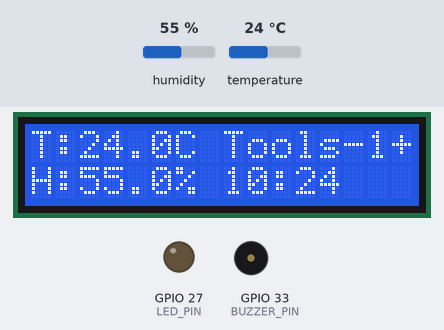
Recording of a sketch running on a simulated ESP32. On the bench: 16×2 character LCD, output pins drawn as LEDs (lit = HIGH), buzzer (waves = sounding, pin HIGH). Inputs (shaded band) come from the test bench; at power-on: humidity 55 %, temperature 24 °C. WiFi joins after 1.5 s; servers stay silent unless stated; uploads are accepted with an empty reply; the local clock reads 2024-03-15 10:24:30 at power-on unless the sketch sets it; what the sketch prints to the serial monitor is not drawn.

Above: at 4.0 s.
4.1 s: humidity set to 78 %
At 6.4 s:
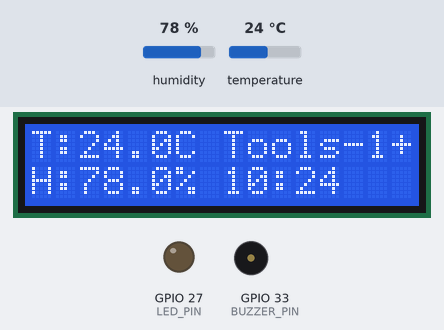
6.9 s: humidity set to 81 %
At 7.8 s:
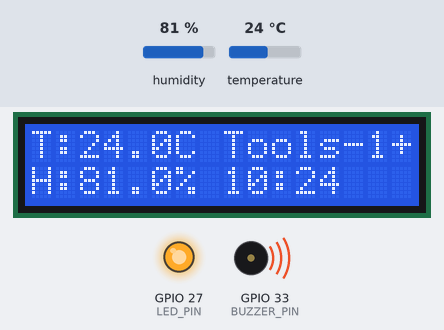
9.7 s: temperature set to 12 °C
At 12.5 s:
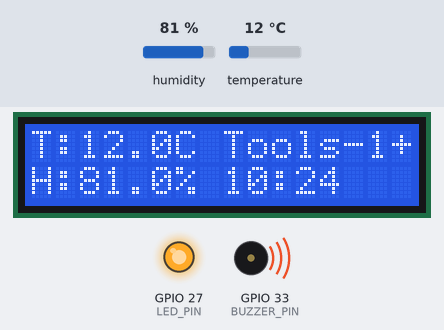
13.2 s: temperature set to 19 °C
At 15.0 s:
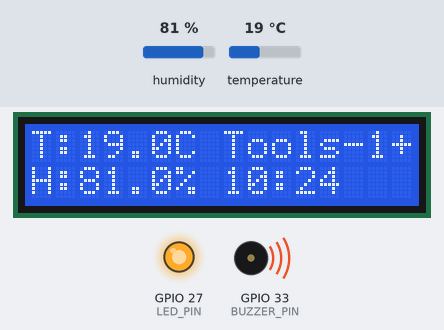
Timing chart, 0 to 16.5 s (numbered marks = the images above; inputs shaded):
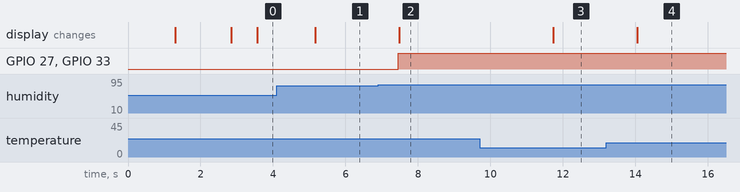

Measured:
- the behaviour switches between 79 and 80 % on humidity (found by bisection; images 1 and 2)
- after the input at 4.1 s, the display: changes after 1.1 s (image 1)
- after the input at 6.9 s, GPIO 27 (LED_PIN), GPIO 33 (BUZZER_PIN): LOW → HIGH after 0.56 s; the display: changes after 0.59 s (image 2)
- after the input at 9.7 s, the display: changes after 2.0 s (image 3)
- after the input at 13.2 s, the display: changes after 0.85 s (image 4)

The sketch:

sketch_aug4c.ino
```cpp
#include <WiFi.h>
#include <HTTPClient.h>
#include <DHT.h>
#include <LiquidCrystal_I2C.h>
#include "time.h"
#include <ArduinoJson.h>

// === CONFIGURATION ===
const int ip = 1;
const String loc = "Ruang Kamar";
const String deviceID = "Tools-" + String(ip);
const String deviceName = "Suhu Ruang | " + loc;

// Endpoint URLs
const char* uploadEndpoint = "http://192.168.100.6/real_time_monitoring/public/upload_data.php";
const String calibrationEndpointBase = String("http://192.168.100.6/real_time_monitoring/public/get_calibration.php?sensor_id=") + deviceID;

// WiFi credentials
const char* ssid = "HENING29";
const char* password = "s1234567s";

// Sensor & peripherals
#define DHTPIN 25
#define DHTTYPE DHT21
DHT dht(DHTPIN, DHTTYPE);

#define LED_PIN 27
#define BUZZER_PIN 33

#define LCDADDR 0x27
LiquidCrystal_I2C lcd(LCDADDR, 16, 2);

// Thresholds
const float TEMP_ALERT_HIGH = 40.0;
const float TEMP_ALERT_LOW  = 38.0;
const float HUM_ALERT_HIGH  = 80.0;
const float HUM_ALERT_LOW   = 78.0;

bool tempAlertActive = false;
bool humAlertActive  = false;

// Timezone / NTP
const long gmtOffsetSec = 7 * 3600;
const int daylightOffsetSec = 0;
const char* ntpServer = "pool.ntp.org";

// Calibration values
float tempCalibration = 0.0;
float humCalibration = 0.0;
unsigned long lastCalibrationFetch = 0;
const unsigned long calibrationInterval = 10 * 60UL * 1000UL;

// Upload control
unsigned long lastUpload = 0;
const unsigned long baselineUploadInterval = 60 * 1000UL;
float lastSentTemp = NAN;
float lastSentHum = NAN;
bool lastUploadSuccess = false;

// Time strings
String dateTime = "";
String lcdFormat = "";

// Custom degree symbol
uint8_t degree[8] = {0x08,0x14,0x14,0x08,0x00,0x00,0x00,0x00};

// URL encode
String urlEncode(const String &str) {
  String encoded = "";
  char buf[4];
  for (size_t i = 0; i < str.length(); i++) {
    char c = str[i];
    if (('a' <= c && c <= 'z') || ('A' <= c && c <= 'Z') ||
        ('0' <= c && c <= '9') || c == '-' || c == '_' || c == '.' || c == '~') {
      encoded += c;
    } else {
      sprintf(buf, "%%%02X", (uint8_t)c);
      encoded += buf;
    }
  }
  return encoded;
}

// Sync NTP time
bool syncTimeOnce(unsigned long timeout_ms = 15000) {
  configTime(gmtOffsetSec, daylightOffsetSec, ntpServer, "time.nist.gov");
  struct tm timeinfo;
  unsigned long start = millis();
  while (millis() - start < timeout_ms) {
    if (getLocalTime(&timeinfo)) {
      char buff[64];
      strftime(buff, sizeof(buff), "%Y-%m-%d %H:%M:%S", &timeinfo);
      dateTime = String(buff);
      char fmt[6];
      strftime(fmt, sizeof(fmt), "%H:%M", &timeinfo);
      lcdFormat = String(fmt);
      return true;
    }
    delay(500);
  }
  return false;
}

// Fetch calibration
void fetchCalibrationIfNeeded() {
  if (millis() - lastCalibrationFetch < calibrationInterval) return;
  if (WiFi.status() != WL_CONNECTED) return;

  HTTPClient http;
  http.begin(calibrationEndpointBase);
  int code = http.GET();
  if (code == 200) {
    String payload = http.getString();
    StaticJsonDocument<256> doc;
    if (deserializeJson(doc, payload) == DeserializationError::Ok) {
      if (doc.containsKey("offset_temp")) tempCalibration = doc["offset_temp"].as<float>();
      if (doc.containsKey("offset_hum")) humCalibration = doc["offset_hum"].as<float>();
      Serial.printf("Calibration: temp=%.2f hum=%.2f\n", tempCalibration, humCalibration);
      lastCalibrationFetch = millis();
    } else {
      Serial.println("Calibration JSON parse error");
    }
  } else {
    Serial.printf("Failed to fetch calibration, HTTP %d\n", code);
  }
  http.end();
}

// LCD update
void updateLCD(float adjustedTemp, float adjustedHum) {
  lcd.setCursor(0, 0);
  lcd.printf("T:%.1fC %s", adjustedTemp, deviceID.c_str());
  lcd.setCursor(0, 1);
  lcd.printf("H:%.1f%% %s", adjustedHum, lcdFormat.c_str());
  lcd.setCursor(15, 0);
  lcd.print(lastUploadSuccess ? '+' : '-');
}

// Alerts
void applyAlerts(float adjustedTemp, float adjustedHum) {
  if (!tempAlertActive && adjustedTemp >= TEMP_ALERT_HIGH) tempAlertActive = true;
  else if (tempAlertActive && adjustedTemp <= TEMP_ALERT_LOW) tempAlertActive = false;
  if (!humAlertActive && adjustedHum >= HUM_ALERT_HIGH) humAlertActive = true;
  else if (humAlertActive && adjustedHum <= HUM_ALERT_LOW) humAlertActive = false;

  if (tempAlertActive || humAlertActive) {
    digitalWrite(BUZZER_PIN, HIGH);
    digitalWrite(LED_PIN, HIGH);
  } else {
    digitalWrite(BUZZER_PIN, LOW);
    digitalWrite(LED_PIN, LOW);
  }
}

// Upload to server
void tryUpload(float adjustedTemp, float adjustedHum) {
  unsigned long now = millis();
  bool timeForBaseline = (now - lastUpload >= baselineUploadInterval);

  if (!timeForBaseline &&
      fabs(adjustedTemp - lastSentTemp) < 1.0f &&
      fabs(adjustedHum - lastSentHum) < 5.0f) {
    return;
  }

  if (WiFi.status() != WL_CONNECTED) {
    Serial.println("WiFi not connected, skip upload");
    return;
  }

  String postData = "";
  postData += "device_id=" + urlEncode(deviceID);
  postData += "&device_name=" + urlEncode(deviceName);
  postData += "&temperature=" + String(adjustedTemp, 2);
  postData += "&humidity=" + String(adjustedHum, 2);
  postData += "&date=" + urlEncode(dateTime);
  postData += "&ip_address=" + urlEncode(WiFi.localIP().toString());

  HTTPClient http;
  http.begin(uploadEndpoint);
  http.addHeader("Content-Type", "application/x-www-form-urlencoded");
  int code = http.POST(postData);
  String resp = http.getString();
  if (code == 200) {
    Serial.printf("[UPLOAD] OK %s\n", resp.c_str());
    lastUploadSuccess = true;
    lastUpload = now;
    lastSentTemp = adjustedTemp;
    lastSentHum = adjustedHum;
  } else {
    Serial.printf("[UPLOAD] ERR %d %s\n", code, resp.c_str());
    lastUploadSuccess = false;
  }
  http.end();
}

void printHeader() {
  lcd.clear();
  lcd.createChar(0, degree);
  lcd.setCursor(0, 0);
  lcd.print("Device:");
  lcd.setCursor(8, 0);
  lcd.print(deviceID);
  lcd.setCursor(0, 1);
  lcd.print("Loc:");
  lcd.setCursor(5, 1);
  lcd.print(loc);
  delay(1200);
  lcd.clear();
}

void setup() {
  Serial.begin(115200);
  pinMode(LED_PIN, OUTPUT);
  pinMode(BUZZER_PIN, OUTPUT);
  digitalWrite(LED_PIN, LOW);
  digitalWrite(BUZZER_PIN, LOW);

  dht.begin();
  lcd.init();
  lcd.backlight();
  printHeader();

  WiFi.begin(ssid, password);
  Serial.print("Connecting to WiFi");
  unsigned long startAttempt = millis();
  while (WiFi.status() != WL_CONNECTED && millis() - startAttempt < 15000) {
    Serial.print(".");
    delay(500);
  }
  Serial.println(WiFi.status() == WL_CONNECTED ? "\nWiFi connected" : "\nWiFi failed");

  syncTimeOnce(15000);
  fetchCalibrationIfNeeded();
}

void loop() {
  static unsigned long lastTimeRefresh = 0;
  if (millis() - lastTimeRefresh >= 30000) {
    syncTimeOnce(5000);
    lastTimeRefresh = millis();
  }

  float rawTemp = dht.readTemperature();
  float rawHum = dht.readHumidity();
  if (isnan(rawTemp) || isnan(rawHum)) {
    Serial.println("DHT read failed");
    delay(1000);
    return;
  }

  float adjustedTemp = rawTemp + tempCalibration;
  float adjustedHum = rawHum + humCalibration;

  fetchCalibrationIfNeeded();
  applyAlerts(adjustedTemp, adjustedHum);
  updateLCD(adjustedTemp, adjustedHum);
  tryUpload(adjustedTemp, adjustedHum);

  delay(500);
}
```
